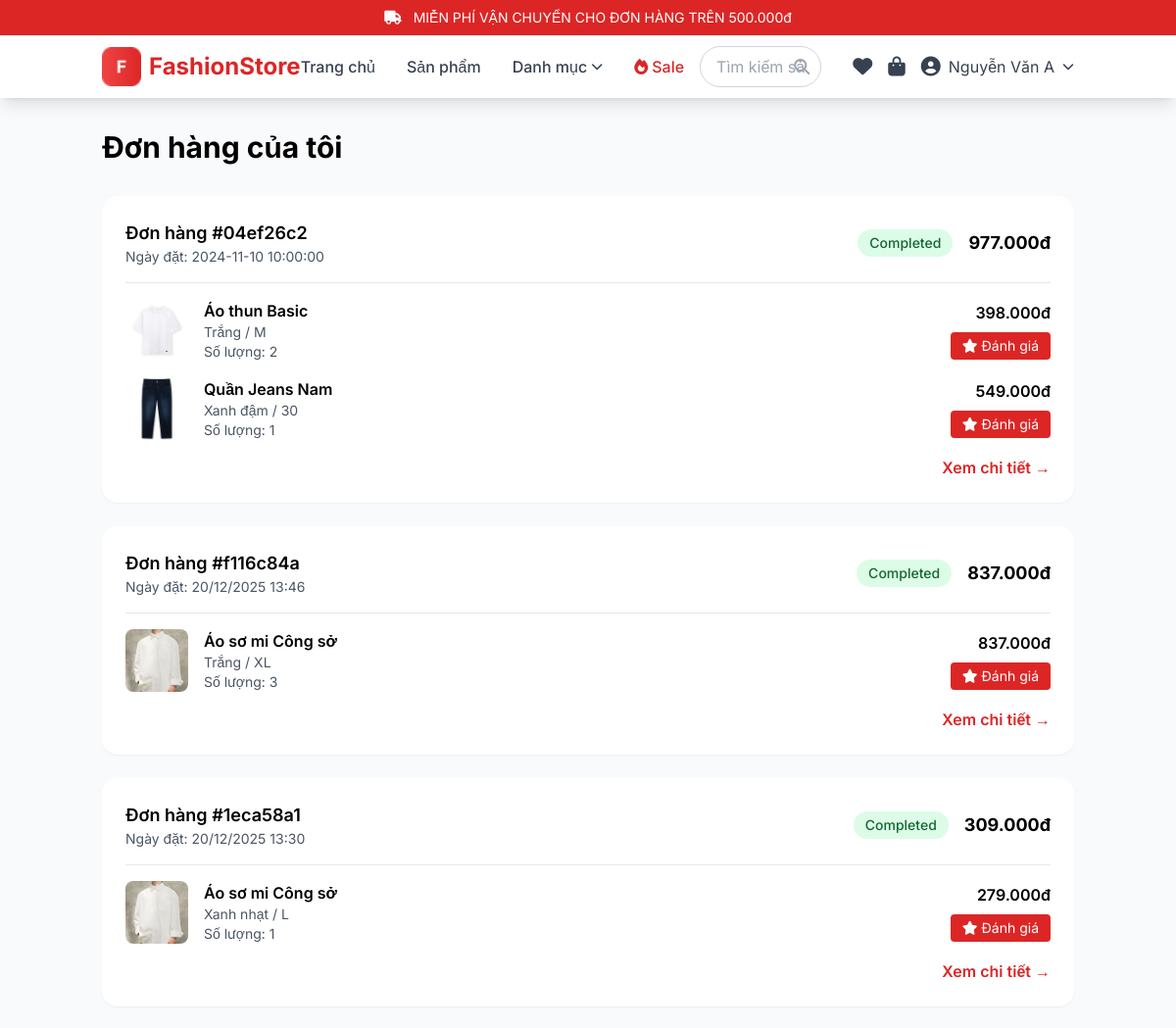
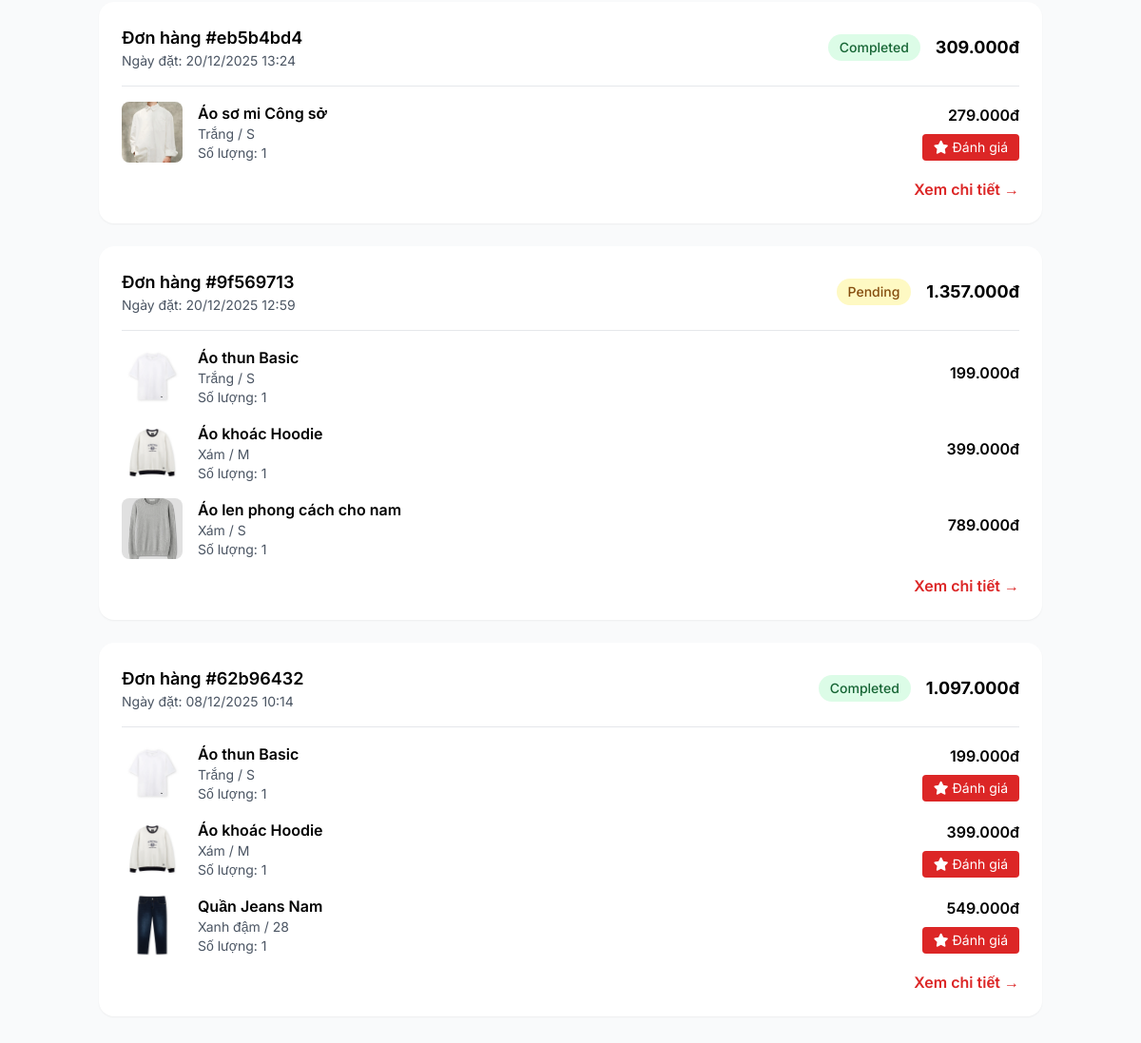
/my-orders (signed in), run on the app's committed database (2 pictures, top to bottom).
### database.py (models this page shows, shortened)
class User(db.Model):
    __tablename__ = 'users'
    email = db.Column(db.String(120), primary_key=True)
    password = db.Column(db.String(200), nullable=False)
    role = db.Column(db.String(20), default='user')
    name = db.Column(db.String(100), nullable=False)
    phone = db.Column(db.String(20))
    address = db.Column(db.Text)
    wishlist = db.Column(db.Text)  # JSON array
    created_at = db.Column(db.DateTime, default=datetime.now)
    orders = db.relationship('Order', backref='user', lazy=True)

class Order(db.Model):
    __tablename__ = 'orders'
    id = db.Column(db.String(36), primary_key=True)
    user_email = db.Column(db.String(120), db.ForeignKey('users.email'), nullable=False)
    items = db.Column(db.Text, nullable=False)  # JSON array
    shipping_info = db.Column(db.Text)  # JSON object
    subtotal = db.Column(db.Integer, nullable=False)
    shipping = db.Column(db.Integer, default=0)
    voucher_discount = db.Column(db.Integer, default=0)
    total = db.Column(db.Integer, nullable=False)
    payment_method = db.Column(db.String(50))
    payment_status = db.Column(db.String(20), default='pending')
    status = db.Column(db.String(20), default='pending')
    notes = db.Column(db.Text)
    created_at = db.Column(db.String(50))
    def to_dict(self):
        return {
            'id': self.id,
            'user_email': self.user_email,
            'order_items': json.loads(self.items) if self.items else [],
            'shipping_info': json.loads(self.shipping_info) if self.shipping_info else {},
            'subtotal': self.subtotal,
            'shipping': self.shipping,
            'voucher_discount': self.voucher_discount,
            'total': self.total,
            'payment_method': self.payment_method,
            'payment_status': self.payment_status,
            'status': self.status,
            'notes': self.notes,
            'created_at': self.created_at
        }

class Product(db.Model):
    __tablename__ = 'products'
    id = db.Column(db.String(36), primary_key=True)
    name = db.Column(db.String(200), nullable=False)
    price = db.Column(db.Integer, nullable=False)
    old_price = db.Column(db.Integer, default=0)
    category = db.Column(db.String(100))
    image = db.Column(db.String(500))
    images = db.Column(db.Text)  # JSON array
    description = db.Column(db.Text)
    stock = db.Column(db.Integer, default=0)
    sizes = db.Column(db.Text)  # JSON array
    colors = db.Column(db.Text)  # JSON array
    color_images = db.Column(db.Text)  # JSON object mapping colors to image URLs
    rating = db.Column(db.Float, default=0.0)
    reviews = db.Column(db.Integer, default=0)
    sold = db.Column(db.Integer, default=0)
    featured = db.Column(db.Boolean, default=False)
    created_at = db.Column(db.DateTime, default=datetime.now)

### flask_clothing_store.py (the view)
@app.route('/my-orders')
@login_required
def my_orders():
    user_email = session['user']['email']
    orders = Order.query.filter_by(user_email=user_email).all()
    user_orders = [o.to_dict() for o in orders]
    user_orders.sort(key=lambda x: x['created_at'], reverse=True)
    return render_template('my_orders.html', orders=user_orders)

### flask_clothing_store.py (called while the page is built)
def login_required(f):
    @wraps(f)
    def decorated_function(*args, **kwargs):
        if 'user' not in session:
            flash('Vui lòng đăng nhập để tiếp tục', 'error')
            return redirect(url_for('login'))
        return f(*args, **kwargs)
    return decorated_function

def format_price(price):
    return f"{price:,.0f}đ".replace(',', '.')

def get_cart():
    return session.get('cart', [])

def get_wishlist():
    user_email = session.get('user', {}).get('email')
    if user_email:
        user = User.query.get(user_email)
        if user:
            return json.loads(user.wishlist) if user.wishlist else []
    return []

def get_categories():
    categories = db.session.query(Product.category).distinct().all()
    return [c[0] for c in categories]

@app.context_processor
def utility_processor():
    return {
        'now': datetime.datetime.now(),
        'wishlist_count': lambda: len(get_wishlist()),
        'cart_count': lambda: len(get_cart()),
        'format_price': format_price,
        'get_featured_products': get_featured_products,
        'get_best_sellers': get_best_sellers,
        'get_categories': get_categories,
        'get_wishlist': get_wishlist
    }

### templates/my_orders.html (shortened to what this page needs)
{% extends "base.html" %}
{% block content %}
<div class="container mx-auto px-4 py-8">
    <h1 class="text-3xl font-bold mb-8">Đơn hàng của tôi</h1>
    {% if orders %}
    <div class="space-y-6">
        {% for order in orders %}
        <div class="bg-white rounded-2xl shadow-sm p-6">
            <div class="flex flex-col sm:flex-row justify-between items-start sm:items-center mb-4">
                <div>
                    <h3 class="font-semibold text-lg">Đơn hàng #{{ order.id[:8] }}</h3>
                    <p class="text-gray-600 text-sm">Ngày đặt: {{ order.created_at }}</p>
                </div>
                <div class="flex items-center space-x-4 mt-2 sm:mt-0">
                    <span class="px-3 py-1 rounded-full text-sm font-medium
                        {% if order.status == 'completed' %}bg-green-100 text-green-800
                        {% elif order.status == 'pending' %}bg-yellow-100 text-yellow-800
                        {% elif order.status == 'shipping' %}bg-blue-100 text-blue-800
                        {% else %}bg-gray-100 text-gray-800{% endif %}">
                        {{ order.status|title }}
                    </span>
                    <span class="font-bold text-lg">{{ format_price(order.total) }}</span>
                </div>
            </div>
            <div class="border-t border-gray-200 pt-4">
                {% for item in order.order_items %}
                <div class="flex items-center mb-4 last:mb-0">
                    <img src="{{ item.image }}" alt="{{ item.name }}" class="w-16 h-16 object-cover rounded-lg">
                    <div class="flex-1 ml-4">
                        <h4 class="font-semibold">{{ item.name }}</h4>
                        <p class="text-sm text-gray-600">{{ item.color }} / {{ item.size }}</p>
                        <p class="text-sm text-gray-600">Số lượng: {{ item.quantity or item.qty or 1 }}</p>
                    </div>
                    <div class="text-right">
                        <div class="font-semibold mb-2">{{ format_price(item.price * (item.quantity or item.qty or 1)) }}</div>
                        {% if order.status == 'completed' %}
                        <a href="{{ url_for('product_detail', pid=item.product_id or item.id) }}#reviews-section"
                           class="text-sm bg-red-600 text-white px-3 py-1 rounded hover:bg-red-700 inline-block">
                            <i class="fas fa-star mr-1"></i>Đánh giá
                        </a>
                        {% endif %}
                    </div>
                </div>
                {% endfor %}
            </div>
            <div class="flex justify-end mt-4">
                <a href="{{ url_for('order_detail', order_id=order.id) }}"
                   class="text-red-600 hover:text-red-700 font-semibold">
                    Xem chi tiết →
                </a>
            </div>
        </div>
        {% endfor %}
    </div>
    {% endif %}
</div>
{% endblock %}

### templates/base.html (shortened to what this page needs)
<!DOCTYPE html>
<html lang="vi">
<head>
    <script src="https://cdn.tailwindcss.com"></script>
    <link rel="stylesheet" href="https://cdnjs.cloudflare.com/ajax/libs/font-awesome/6.4.0/css/all.min.css">
</head>
<body class="bg-gray-50">
    <div class="bg-red-600 text-white text-center py-2 text-sm">
        <i class="fas fa-truck mr-2"></i> MIỄN PHÍ VẬN CHUYỂN CHO ĐƠN HÀNG TRÊN 500.000đ
    </div>
    <nav class="bg-white shadow-lg sticky top-0 z-50">
        <div class="container mx-auto px-4">
            <div class="flex items-center justify-between h-16">
                <a href="{{ url_for('home') }}" class="flex items-center space-x-2 text-2xl font-bold text-red-600">
                    <img src="/Images/F_icon.png" alt="Logo" class="h-10 w-10 object-contain">
                    <span>FashionStore</span>
                </a>
                <div class="hidden lg:flex items-center space-x-8">
                    <a href="{{ url_for('home') }}" class="text-gray-700 hover:text-red-600 font-medium">Trang chủ</a>
                    <a href="{{ url_for('products') }}" class="text-gray-700 hover:text-red-600 font-medium">Sản phẩm</a>
                    <div class="dropdown relative">
                        <button class="text-gray-700 hover:text-red-600 font-medium flex items-center focus:outline-none">
                            Danh mục <i class="fas fa-chevron-down ml-1 text-xs"></i>
                        </button>
                    </div>
                    <a href="{{ url_for('sale_products') }}" class="text-red-600 hover:text-red-700 font-medium">
                        <i class="fas fa-fire mr-1"></i>Sale
                    </a>
                </div>
                <div class="hidden md:block flex-1 max-w-lg mx-4">
                    <form action="{{ url_for('products') }}" method="GET" class="relative">
                        <input type="text" name="q" placeholder="Tìm kiếm sản phẩm..."
                               class="w-full px-4 py-2 border border-gray-300 rounded-full focus:outline-none focus:ring-2 focus:ring-red-500 focus:border-transparent">
                        <button type="submit" class="absolute right-3 top-1/2 transform -translate-y-1/2 text-gray-400 hover:text-red-600">
                            <i class="fas fa-search"></i>
                        </button>
                    </form>
                </div>
                <div class="flex items-center space-x-4">
                    <a href="{{ url_for('wishlist') }}" class="relative text-gray-700 hover:text-red-600">
                        <i class="fas fa-heart text-xl"></i>
                    </a>
                    <a href="{{ url_for('cart') }}" class="relative text-gray-700 hover:text-red-600">
                        <i class="fas fa-shopping-bag text-xl"></i>
                    </a>
                    {% if session.get('user') %}
                    <div class="dropdown relative">
                        <button class="flex items-center space-x-2 text-gray-700 hover:text-red-600 focus:outline-none">
                            <i class="fas fa-user-circle text-xl"></i>
                            <span class="hidden sm:block">{{ session['user']['name'] }}</span>
                            <i class="fas fa-chevron-down text-xs"></i>
                        </button>
                    </div>
                    {% endif %}
                </div>
            </div>
        </div>
    </nav>
    <main class="min-h-screen">
        {% block content %}{% endblock %}
    </main>
</body>
</html>

### templates/base.html (style rules this page uses)
* { font-family: 'Inter', sans-serif; }

### data on the page
User: user.name "Nguyễn Văn A"
Order: id "04ef26c2", created_at "2024-11-10 10:00:00", status "Completed", total "977.000đ"
Product: shows a picture, name "Áo thun Basic", color "Trắng", size "M", quantity "2", price "398.000đ", size "S", featured "1", price "199.000đ"
Product: shows a picture, name "Quần Jeans Nam", color "Xanh đậm", size "30", featured "1", price "549.000đ", size "28"
Order: id "f116c84a", created_at "20/12/2025 13:46", status "Completed", total "837.000đ"
Product: shows a picture, name "Áo sơ mi Công sở", color "Trắng", size "XL", quantity "3", price "837.000đ", color "Xanh nhạt", size "L", featured "1", price "279.000đ", size "S"
Order: id "1eca58a1", created_at "20/12/2025 13:30", status "Completed", total "309.000đ"
Order: id "eb5b4bd4", created_at "20/12/2025 13:24", status "Completed", total "309.000đ"
Order: id "9f569713", created_at "20/12/2025 12:59", status "Pending", total "1.357.000đ"
Product: shows a picture, name "Áo khoác Hoodie", color "Xám", size "M", featured "1", price "399.000đ"
Product: shows a picture, name "Áo len phong cách cho nam", color "Xám", size "S", quantity "1", price "789.000đ"
Order: id "62b96432", created_at "08/12/2025 10:14", status "Completed", total "1.097.000đ"
